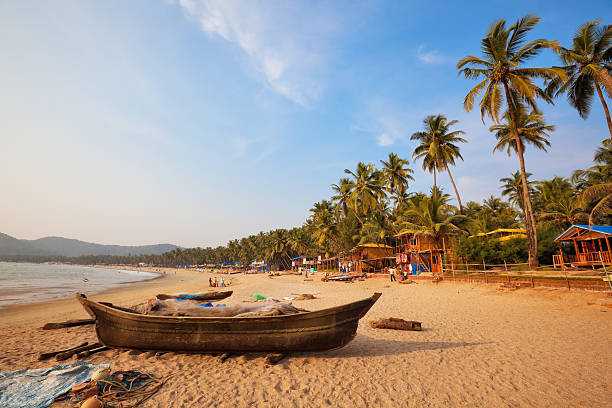
#> input picture OpenCV/Techniques of Image processing/Image arithmetics and bitwise operations/image1.jpg, 612 x 408 px
$ python subtraction.py
#> lines starting #> are read from the running program, lines starting #| are printed output that depends on the picture
# -*- coding: utf-8 -*-
"""
Created on Sat Oct 31 19:26:13 2020

@author: elton
"""

from __future__ import print_function
import cv2
import matplotlib.pyplot as plt
import numpy as np

image1_path=('image1.jpg')
image2_path=('image2.jpg')

image1=cv2.imread(image1_path)
#> image1 is the input picture: shape (408, 612, 3); mean B, G, R 141.3, 149.9, 160.5
image1=cv2.cvtColor(image1, cv2.COLOR_BGR2RGB)
plt.imshow(image1)

image2=cv2.imread(image2_path)
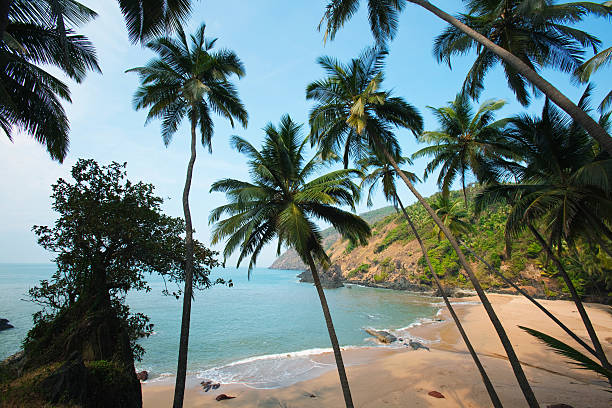
#> input picture OpenCV/Techniques of Image processing/Image arithmetics and bitwise operations/image2.jpg, 612 x 408 px
#> image2 is the input picture: shape (408, 612, 3); mean B, G, R 122.5, 124.5, 106.9
image2=cv2.cvtColor(image2, cv2.COLOR_BGR2RGB)
plt.imshow(image2)

#resize the two images to make them of the same dimensions.
#This is a must to subtract two images
resizedImage1 = cv2.resize(image1,(int(500*image1.shape[1]/image1. shape[0]),
                                   500),interpolation=cv2.INTER_AREA)
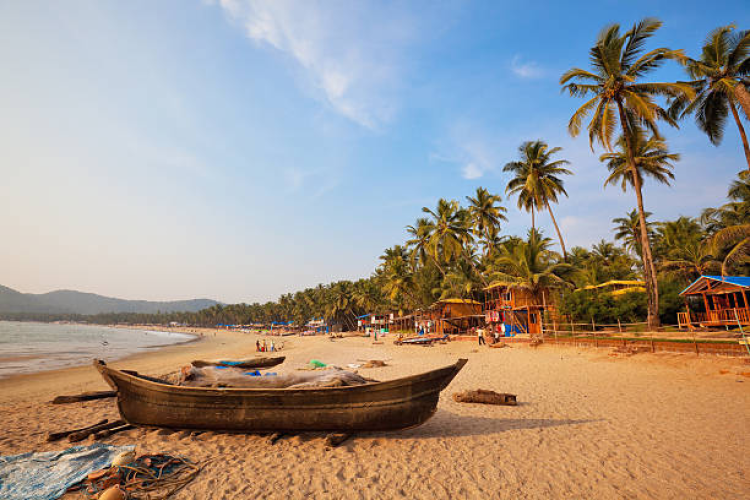
#> resizedImage1: shape (500, 750, 3); mean R, G, B 160.4, 149.8, 141.2
resizedImage2 = cv2.resize(image2,(int(500*image2.shape[1]/image2. shape[0]),
                                   500),interpolation=cv2.INTER_AREA)
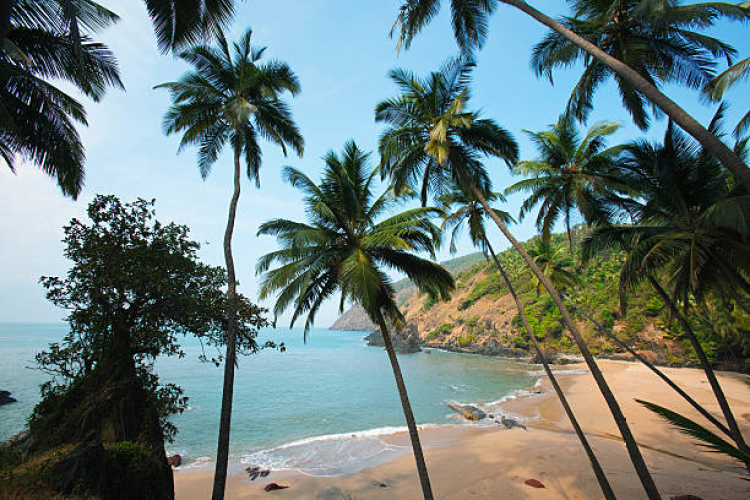
#> resizedImage2: shape (500, 750, 3); mean R, G, B 106.8, 124.4, 122.4

plt.imshow(resizedImage1)
plt.imshow(resizedImage2)

#subtract image 1 from 2
sub=cv2.subtract(resizedImage2, resizedImage1)
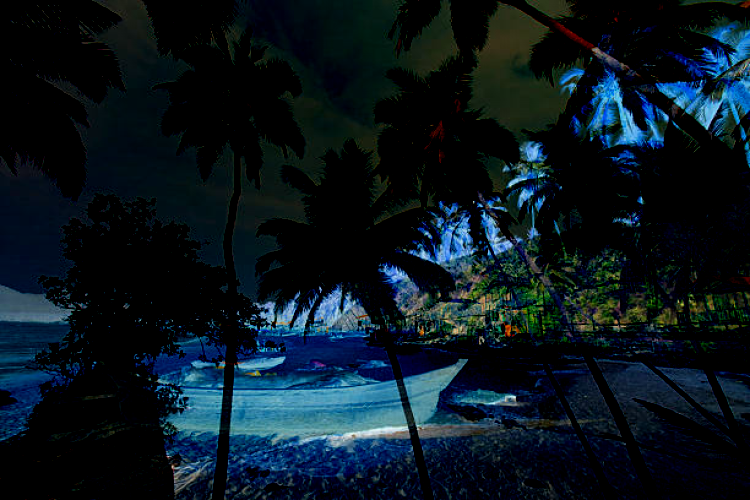
#> sub: shape (500, 750, 3); mean R, G, B 9.5, 22.6, 30.9
plt.imshow(sub)

#subtract image 2 from 1
subtractedImage=cv2.subtract(resizedImage1, resizedImage2)
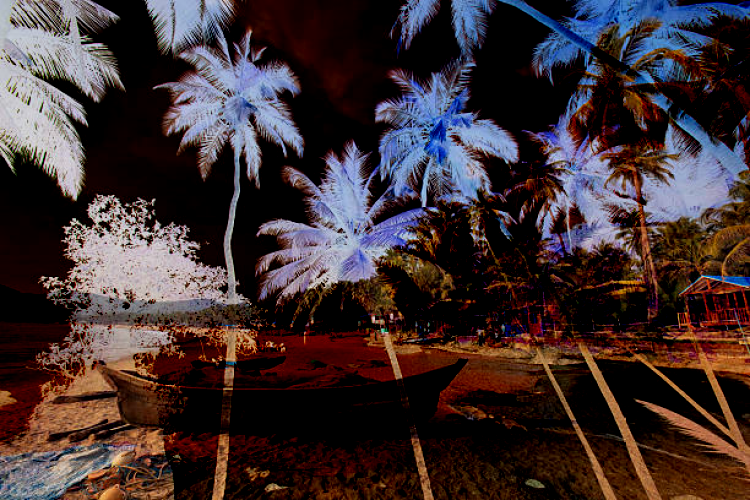
#> subtractedImage: shape (500, 750, 3); mean R, G, B 63.1, 48.1, 49.7
plt.imshow(subtractedImage)

#numpy subtraction image 2 from 1
subimage=resizedImage2 - resizedImage1
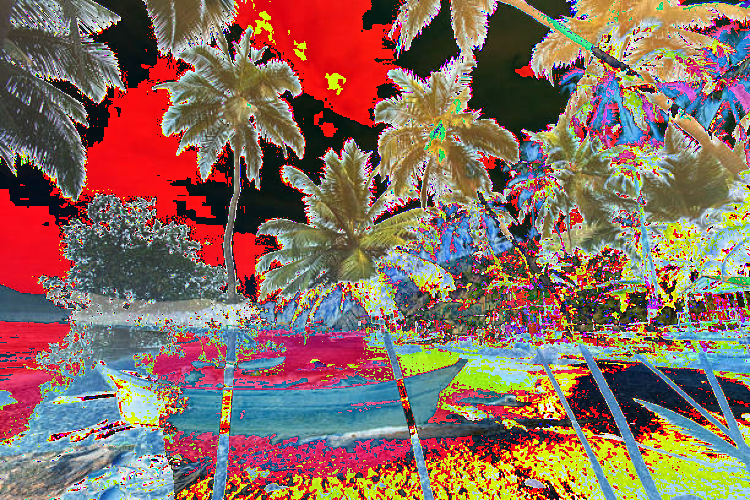
#> subimage: shape (500, 750, 3); mean R, G, B 135.9, 108.9, 96.4
plt.imshow(subimage)

#a constant subtraction
subtractedImage3=resizedImage1 - 50
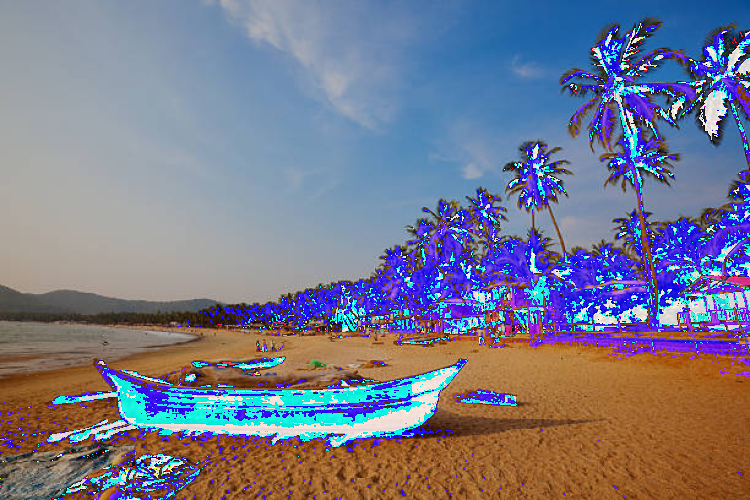
#> subtractedImage3: shape (500, 750, 3); mean R, G, B 119.4, 121, 140.9
plt.imshow(subtractedImage3)
